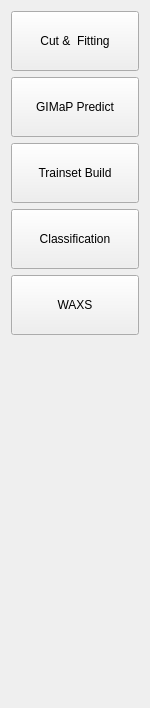
      <widget class="QWidget" name="mainAreaWidgetContents">
       <property name="geometry">
        <rect>
         <x>0</x>
         <y>0</y>
         <width>150</width>
         <height>708</height>
        </rect>
       </property>
       <property name="sizePolicy">
        <sizepolicy hsizetype="Fixed" vsizetype="Preferred">
         <horstretch>0</horstretch>
         <verstretch>0</verstretch>
        </sizepolicy>
       </property>
       <property name="minimumSize">
        <size>
         <width>150</width>
         <height>0</height>
        </size>
       </property>
       <property name="maximumSize">
        <size>
         <width>150</width>
         <height>16777215</height>
        </size>
       </property>
       <layout class="QVBoxLayout" name="verticalLayout">
        <item>
         <widget class="QPushButton" name="cutAndFittingButton">
          <property name="enabled">
           <bool>true</bool>
          </property>
          <property name="sizePolicy">
           <sizepolicy hsizetype="Expanding" vsizetype="Fixed">
            <horstretch>0</horstretch>
            <verstretch>0</verstretch>
           </sizepolicy>
          </property>
          <property name="minimumSize">
           <size>
            <width>0</width>
            <height>60</height>
           </size>
          </property>
          <property name="text">
           <string>Cut &amp;&amp;  Fitting</string>
          </property>
         </widget>
        </item>
        <item>
         <widget class="QPushButton" name="gisaxsPredictButton">
          <property name="enabled">
           <bool>true</bool>
          </property>
          <property name="sizePolicy">
           <sizepolicy hsizetype="Expanding" vsizetype="Fixed">
            <horstretch>0</horstretch>
            <verstretch>0</verstretch>
           </sizepolicy>
          </property>
          <property name="minimumSize">
           <size>
            <width>0</width>
            <height>60</height>
           </size>
          </property>
          <property name="text">
           <string>GIMaP Predict</string>
          </property>
         </widget>
        </item>
        <item>
         <widget class="QPushButton" name="trainsetBuildButton">
          <property name="enabled">
           <bool>true</bool>
          </property>
          <property name="sizePolicy">
           <sizepolicy hsizetype="Expanding" vsizetype="Fixed">
            <horstretch>0</horstretch>
            <verstretch>0</verstretch>
           </sizepolicy>
          </property>
          <property name="minimumSize">
           <size>
            <width>0</width>
            <height>60</height>
           </size>
          </property>
          <property name="text">
           <string>Trainset Build</string>
          </property>
         </widget>
        </item>
        <item>
         <widget class="QPushButton" name="ClassficationButton">
          <property name="enabled">
           <bool>true</bool>
          </property>
          <property name="sizePolicy">
           <sizepolicy hsizetype="Expanding" vsizetype="Fixed">
            <horstretch>0</horstretch>
            <verstretch>0</verstretch>
           </sizepolicy>
          </property>
          <property name="minimumSize">
           <size>
            <width>0</width>
            <height>60</height>
           </size>
          </property>
          <property name="text">
           <string>Classification</string>
          </property>
         </widget>
        </item>
        <item>
         <widget class="QPushButton" name="WAXSButton">
          <property name="enabled">
           <bool>true</bool>
          </property>
          <property name="sizePolicy">
           <sizepolicy hsizetype="Expanding" vsizetype="Fixed">
            <horstretch>0</horstretch>
            <verstretch>0</verstretch>
           </sizepolicy>
          </property>
          <property name="minimumSize">
           <size>
            <width>0</width>
            <height>60</height>
           </size>
          </property>
          <property name="text">
           <string>WAXS</string>
          </property>
         </widget>
        </item>
        <item>
         <spacer name="mainAreaSpacer">
          <property name="orientation">
           <enum>Qt::Vertical</enum>
          </property>
          <property name="sizeHint" stdset="0">
           <size>
            <width>20</width>
            <height>40</height>
           </size>
          </property>
         </spacer>
        </item>
       </layout>
      </widget>
